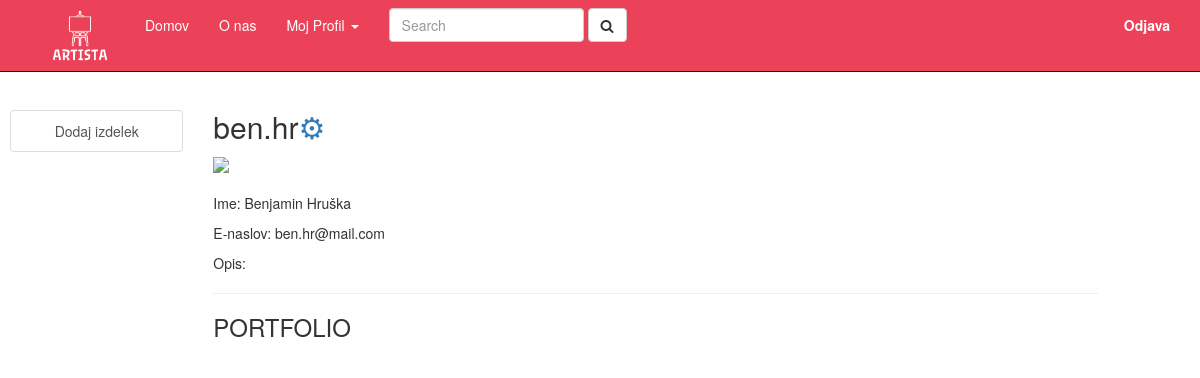
Screenshot of /index.php/portfolio (signed in) with the database file from the repository.
### tables this page shows
CREATE TABLE `user` (
  `id` int(11) NOT NULL,
  `name` varchar(45) NOT NULL,
  `email` varchar(100) NOT NULL,
  `pwdhash` varchar(45) NOT NULL,
  `regTimestamp` datetime NOT NULL DEFAULT CURRENT_TIMESTAMP,
  `type` int(11) NOT NULL DEFAULT '0'
);

### controller/UserController.php (called while the page is built, shortened)
<?php
require_once("model/UserDB.php");
class UserController
{
    public static function showPortfolioPage(){
        $info = [
            "listings" => ListingDB::getMyListings(UserDB::getSellerID($_SESSION["userData"]["id"])),
            "information" => UserDB::getUser($_SESSION["userData"]),
            "description" => UserDB::getDescriptionById(UserDB::getSellerID($_SESSION["userData"]["id"])),
            "profilePath" => UserDB::getProfilePath(UserDB::getSellerID($_SESSION["userData"]["id"]))
        ];
        ViewHelper::render("view/portfolio.php", $info);
    }
}

### model/UserDB.php (called while the page is built, shortened)
<?php
class UserDB
{
    public static function getUser($userdata){
        $db = DBInit::getInstance();
        $statement = $db->prepare("SELECT id, name, email, pwdhash, regTimestamp, type
                                     FROM user
                                     WHERE email = :email
                                 ");
        $statement->bindParam(":email", $userdata["email"], PDO::PARAM_STR);
        $statement->execute();
        $user = $statement->fetch();
        if ($user != null) {
            return $user;
        }
    }
}

### view/portfolio.php (the view, shortened to what this page needs)
<!DOCTYPE html>
<html lang="en">
<head>
    <link href="<?= CSS_URL . "bootstrap.css" ?>" rel="stylesheet">
    <link href="<?= CSS_URL . "shop-homepage.css" ?>" rel="stylesheet">
    <link href="<?= CSS_URL . "artista.css" ?>" rel="stylesheet">
    <link rel="stylesheet" href="https://cdnjs.cloudflare.com/ajax/libs/font-awesome/4.7.0/css/font-awesome.min.css">
</head>
<body>
<nav class="navbar navbar-default navbar-inverse navbar-fixed-top" role="navigation">
    <div class="container-fluid">
        <div class="container-fluid">
            <div class="navbar-header bg-art">
                <img href="<?= BASE_URL . "homepage"?>" class="navbar-image" src="<?= PIC_URL . "logo.png" ?>" id="logo" href="#">
            </div>
            <div class="collapse navbar-collapse bg-art" id="bs-example-navbar-collapse-1">
                <ul class="nav navbar-nav ">
                    <li class="bg-art"><a href="<?= BASE_URL . "homepage"?>">Domov</a></li>
                    <li class="bg-art"><a href="<?= BASE_URL . "about"?>">O nas</a></li>
                    <li class="dropdown">
                        <a href="#" class="dropdown-toggle " data-toggle="dropdown">Moj Profil <span class="caret"></span></a>
                    </li>
                </ul>
            <form class="navbar-form navbar-left" role="search">
                <div class="form-group">
                    <input type="text" class="form-control" placeholder="Search">
                </div>
                <button type="submit" class="btn btn-default"><i class="fa fa-search" aria-hidden="true"></i></button>
            </form>
            <ul class="nav navbar-nav navbar-right">
                <li class="dropdown">
                    <a href="<?= BASE_URL . "logout" ?>" ><b>Odjava</b></a>
                </li>
            </ul>
        </div>
    </div>
</nav>
<div class="art-container">
    <div class="row">
        <div class="col-md-2">
            <div class="list-group">
                <a href="<?= BASE_URL . "upload"?>" class="list-group-item">Dodaj izdelek</a>
            </div>
        </div>
        <div class="col-md-9">
            <div class="main">
                <h2><?= substr($information["email"], 0, strpos($information["email"], '@'));?><a href="<?= BASE_URL . "editportfolio" ?>">&#9881;</a></h2>
                <img src="<?= UPIC_URL . $profilePath ?>" style="width:10%">
                <div id="opisOsebe">
                    <br>
                    <p>Ime: <?= $information["name"] ?> </p>
                    <P>E-naslov: <?= $information["email"] ?></p>
                    <P>Opis: <?= $description ?></p>
                </div>
                <hr>
                <h3>PORTFOLIO</h3>
            </div>
        </div>
    </div>
</body>
</html>

### assets/css/shop-homepage.css (style rules this page uses)
body { padding-top: 70px; }

### assets/css/artista.css (style rules this page uses)
.container-fluid { background-color: #ec4259; }
.navbar-inverse .navbar-nav>li>a { color: #fff; }
#logo { width: 100px; height: 0 auto; }
body { width: 100%; height: 100%; }
.art-container { margin: 20px 0px 0px 10px; }
.bg-art { background-color: #ec4259; color: white; }
.list-group { text-align: center; color: #ec4259; }

### rows the page displays
user: email "ben.hr", name "Benjamin Hruška", email "ben.hr@mail.com"
